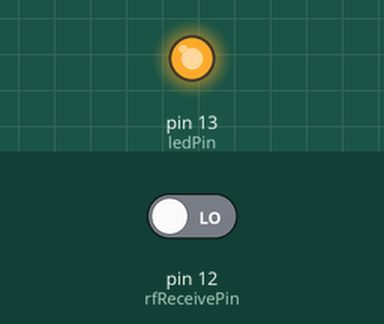
Recording of a sketch running on a simulated Arduino Uno, built with avr-gcc and run on an emulated ATmega328P. On the bench: output pins drawn as LEDs (lit = HIGH). The test bench sets the inputs (shaded band); at power-on: pin 12 (rfReceivePin) LOW. What the sketch prints to the serial monitor is not drawn.

Above: at 1.2 s.
1.3 s: pin 12 (rfReceivePin) driven HIGH
At 2.4 s:
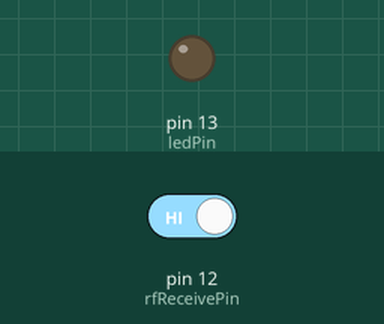
2.8 s: pin 12 (rfReceivePin) driven LOW
At 3.6 s:
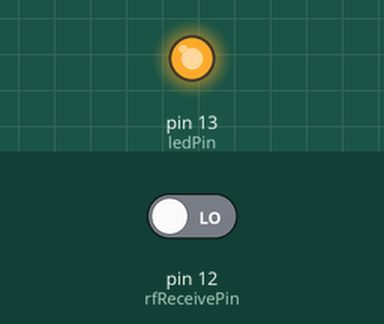
Timing chart, 0 to 5.8 s (numbered marks = the images above; inputs shaded):
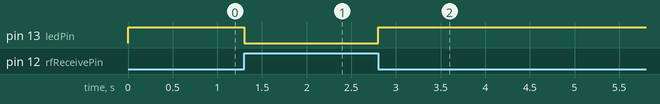

Measured:
- after the input at 1.3 s, pin 13 (ledPin): HIGH → LOW at once
- after the input at 2.8 s, pin 13 (ledPin): LOW → HIGH at once

The sketch:

Digital.ino
```cpp
 /*
  RF Blink - Receiver sketch
     Written by ScottC 17 Jun 2014
     Arduino IDE version 1.0.5
     Website: http://arduinobasics.blogspot.com
     Receiver: XY-MK-5V
     Description: A simple sketch used to test RF transmission/receiver.
 ------------------------------------------------------------- */

 #define rfReceivePin 12  //RF Receiver pin = Analog pin 0
 #define ledPin 13        //Onboard LED = digital pin 13

 unsigned int data = 0;   // variable used to store received data
 const unsigned int upperThreshold = 70;  //upper threshold value
 const unsigned int lowerThreshold = 50;  //lower threshold value

 void setup(){
   pinMode(ledPin, OUTPUT);
   pinMode(rfReceivePin, INPUT);
   Serial.begin(9600);
 }

 void loop(){
   data=digitalRead(rfReceivePin);    //listen for data on Analog pin 0

    if(data == HIGH){
     digitalWrite(ledPin, LOW);   //If a LOW signal is received, turn LED OFF
     Serial.println(data);
   }

   if(data == LOW){
     digitalWrite(ledPin, HIGH);   //If a HIGH signal is received, turn LED ON
     Serial.println(data);
   }
 }
```
